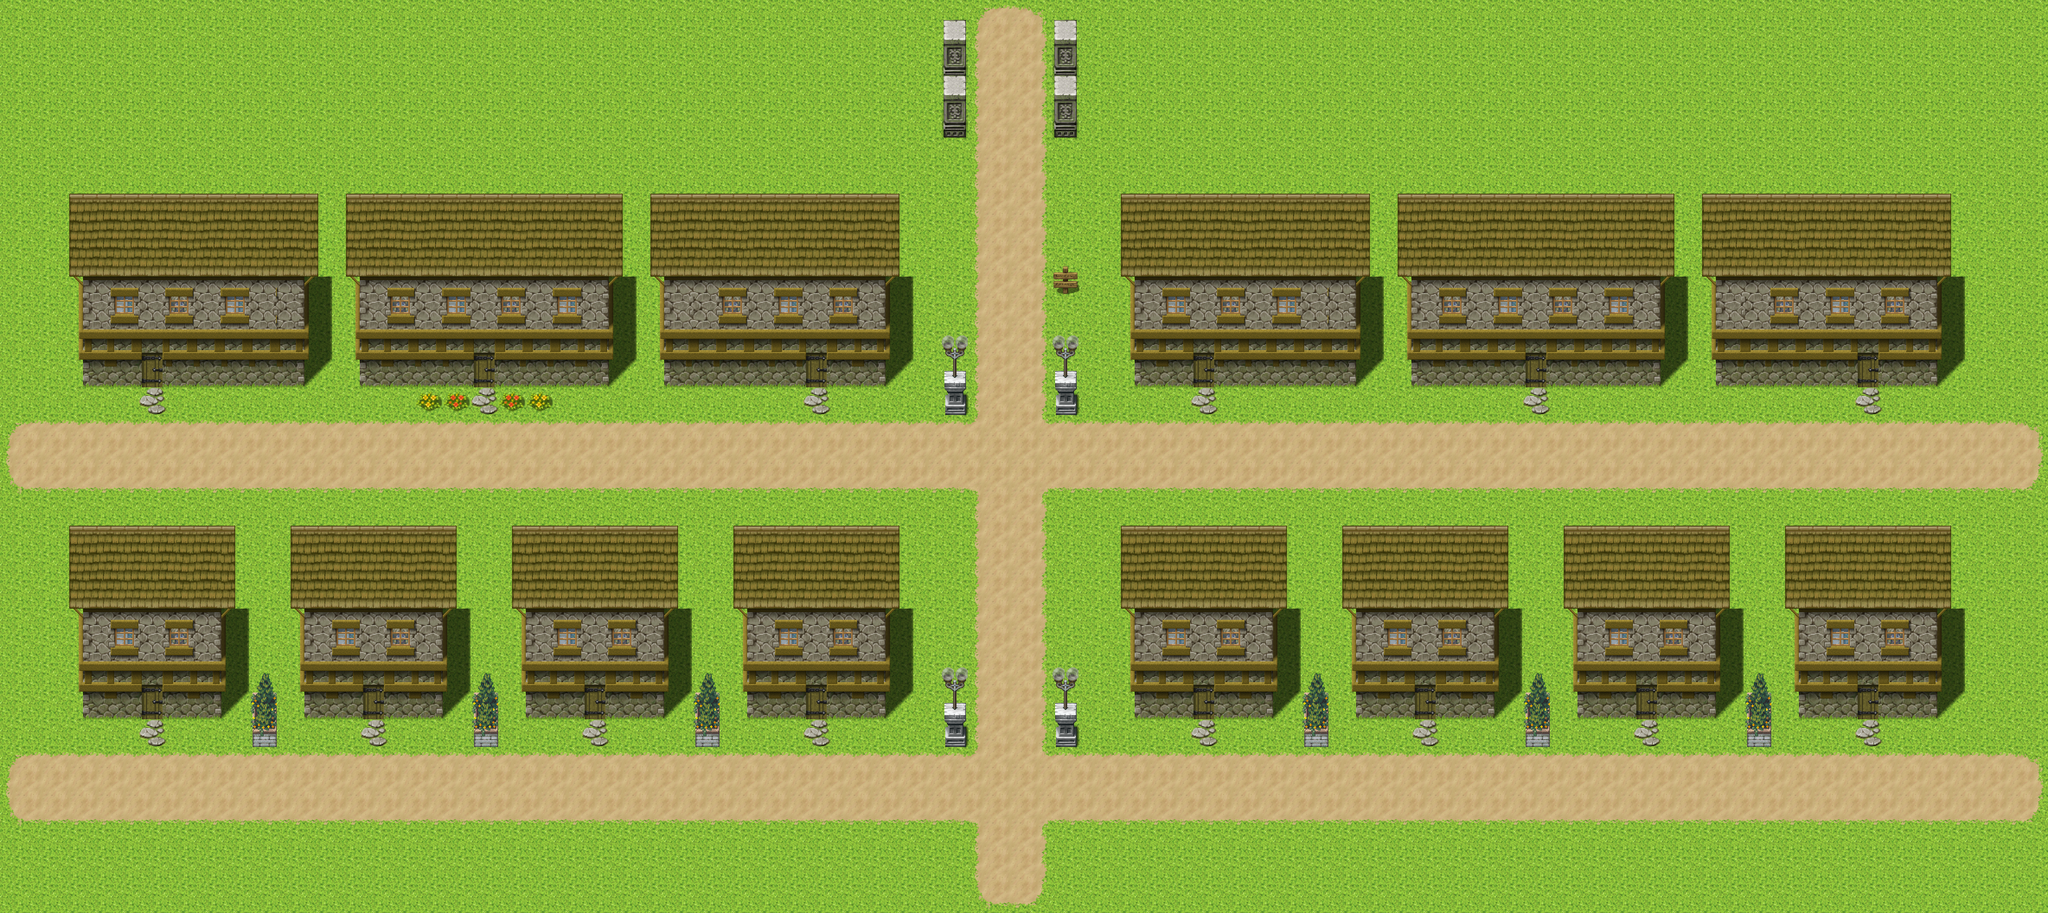

A 2D game scene composited from a Tiled map and its tileset images. What follows is a short description and the map's XML, with each tile layer's data collapsed to a summary:
An orthogonal 74x33 tile map with 64x64 px tiles, 5 tile layers (Background_2, Background_1, Field, Collision_Objects, ...), 3 tilesets and 54 objects (12x Cycle, 6x toCastle, 3x toWorld, START).

<map version="1.0" orientation="orthogonal" renderorder="right-down" width="74" height="33" tilewidth="64" tileheight="64" nextobjectid="109">
 <tileset firstgid="1" name="64_town_tileset" tilewidth="64" tileheight="64" tilecount="320" columns="8">
  <image source="64_town_tileset.png" width="512" height="2600" />
 </tileset>
 <tileset firstgid="321" name="64_forest_tileset" tilewidth="64" tileheight="64" tilecount="144" columns="16">
  <image source="64_forest_tileset.png" width="1024" height="576" />
 </tileset>
 <tileset firstgid="465" name="64_castle_tileset" tilewidth="64" tileheight="64" tilecount="1632" columns="8">
  <image source="64_castle_tileset.png" width="512" height="13072" />
 </tileset>
 <layer name="Background_2" width="74" height="33">
  <data>[2442 cells, 2442 non-empty, 2 distinct tile ids]</data>
 </layer>
 <layer name="Background_1" width="74" height="33">
  <data>[2442 cells, 2442 non-empty, 2 distinct tile ids]</data>
 </layer>
 <layer name="Field" width="74" height="33">
  <data>[2442 cells, 2442 non-empty, 3 distinct tile ids]</data>
 </layer>
 <layer name="Collision_Objects" width="74" height="33">
  <data>[2442 cells, 858 non-empty, 50 distinct tile ids]</data>
 </layer>
 <objectgroup name="Collision">
  <object id="2" x="2160" y="192" width="96" height="160" />
  <object id="3" x="2432" y="192" width="64" height="144" />
  <object id="8" x="2160" y="896" width="96" height="80" />
  <object id="9" x="2432" y="896" width="64" height="64" />
  <object id="10" x="2176" y="1664" width="64" height="64" />
  <object id="11" x="2432" y="1664" width="64" height="64" />
  <object id="12" x="1600" y="1600" width="64" height="128" />
  <object id="14" x="1088" y="1600" width="64" height="128" />
  <object id="15" x="576" y="1600" width="64" height="128" />
  <object id="16" x="3008" y="1600" width="64" height="128" />
  <object id="17" x="3520" y="1600" width="64" height="128" />
  <object id="18" x="4032" y="1600" width="64" height="128" />
  <object id="19" x="1728" y="1408" width="320" height="256" />
  <object id="23" x="1216" y="1408" width="320" height="256" />
  <object id="25" x="704" y="1408" width="320" height="256" />
  <object id="26" x="192" y="1408" width="320" height="256" />
  <object id="27" x="2624" y="1408" width="320" height="256" />
  <object id="28" x="3136" y="1408" width="320" height="256" />
  <object id="31" x="3648" y="1408" width="320" height="256" />
  <object id="32" x="4160" y="1408" width="320" height="256" />
  <object id="33" x="2624" y="640" width="512" height="256" />
  <object id="34" x="3264" y="640" width="576" height="256" />
  <object id="35" x="3968" y="640" width="512" height="256" />
  <object id="36" x="192" y="640" width="512" height="256" />
  <object id="37" x="1520" y="640" width="544" height="272" />
  <object id="38" x="800" y="640" width="640" height="272" />
  <object id="74" x="16" y="128" width="4736" height="208" />
  <object id="77" x="448" y="144" width="128" height="1968" />
  <object id="79" x="0" y="1952" width="4736" height="224" />
  <object id="80" x="3936" y="64" width="128" height="1968" />
  <object id="93" x="2432" y="608" width="64" height="80">
   <properties>
    <property name="Scene" value="Sign" />
   </properties>
  </object>
 </objectgroup>
 <objectgroup name="Events">
  <object id="43" name="toCastle" x="2240" y="304" width="64" height="64">
   <properties>
    <property name="Event" value="castle.tmx" />
   </properties>
  </object>
  <object id="46" name="toWorld" x="2240" y="1904" width="64" height="64">
   <properties>
    <property name="Event" value="field.tmx" />
   </properties>
  </object>
  <object id="54" name="toCastle" x="2304" y="304" width="64" height="64">
   <properties>
    <property name="Event" value="castle.tmx" />
   </properties>
  </object>
  <object id="55" name="toCastle" x="2368" y="304" width="64" height="64">
   <properties>
    <property name="Event" value="castle.tmx" />
   </properties>
  </object>
  <object id="56" name="toCastle" x="2240" y="368" width="64" height="64">
   <properties>
    <property name="Event" value="castle.tmx" />
   </properties>
  </object>
  <object id="57" name="toCastle" x="2368" y="368" width="64" height="64">
   <properties>
    <property name="Event" value="castle.tmx" />
   </properties>
  </object>
  <object id="58" name="toCastle" x="2304" y="368" width="64" height="64">
   <properties>
    <property name="Event" value="castle.tmx" />
   </properties>
  </object>
  <object id="59" name="toWorld" x="2368" y="1904" width="64" height="64">
   <properties>
    <property name="Event" value="field.tmx" />
   </properties>
  </object>
  <object id="60" name="toWorld" x="2304" y="1904" width="64" height="64">
   <properties>
    <property name="Event" value="field.tmx" />
   </properties>
  </object>
 </objectgroup>
 <layer name="Overlay" width="74" height="33">
  <data>[2442 cells, 368 non-empty, 25 distinct tile ids]</data>
 </layer>
 <objectgroup name="Setup">
  <properties>
   <property name="music" value="town.wav" />
   <property name="script" value="Scene1.txt" />
  </properties>
  <object id="61" name="ACTOR" type="Cycle" x="1856" y="896" width="64" height="64">
   <properties>
    <property name="Direction" value="South" />
    <property name="Scene" value="ResdinDialogue" />
    <property name="Texture" value="Resdin" />
   </properties>
  </object>
  <object id="62" name="START" x="2304" y="448" width="64" height="64">
   <properties>
    <property name="Direction" value="South" />
   </properties>
  </object>
  <object id="65" name="ACTOR" type="Cycle" x="2048" y="1728" width="64" height="64">
   <properties>
    <property name="Direction" value="West" />
    <property name="Scene" value="Bob" />
    <property name="Texture" value="Villager" />
   </properties>
  </object>
  <object id="94" x="2432" y="640" width="64" height="64">
   <properties>
    <property name="Direction" value="South" />
    <property name="Scene" value="Sign" />
    <property name="Texture" value="Empty" />
   </properties>
  </object>
  <object id="96" name="ACTOR" type="Cycle" x="3520" y="960" width="64" height="64">
   <properties>
    <property name="Direction" value="West" />
    <property name="Scene" value="Mitch" />
    <property name="Texture" value="Villager" />
   </properties>
  </object>
  <object id="97" name="ACTOR" type="Cycle" x="3520" y="896" width="64" height="64">
   <properties>
    <property name="Direction" value="West" />
    <property name="Scene" value="Mira" />
    <property name="Texture" value="Villager" />
   </properties>
  </object>
  <object id="98" name="ACTOR" type="Cycle" x="3392" y="896" width="64" height="64">
   <properties>
    <property name="Direction" value="East" />
    <property name="Scene" value="Harris" />
    <property name="Texture" value="Villager" />
   </properties>
  </object>
  <object id="99" name="ACTOR" type="Cycle" x="2944" y="1792" width="64" height="64">
   <properties>
    <property name="Direction" value="West" />
    <property name="Scene" value="Tina" />
    <property name="Texture" value="Villager" />
   </properties>
  </object>
  <object id="103" name="ACTOR" type="Cycle" x="960" y="1664" width="64" height="64">
   <properties>
    <property name="Direction" value="West" />
    <property name="Scene" value="Francis" />
    <property name="Texture" value="Villager" />
   </properties>
  </object>
  <object id="104" name="ACTOR" type="Cycle" x="1024" y="1664" width="64" height="64">
   <properties>
    <property name="Direction" value="West" />
    <property name="Scene" value="Angelica" />
    <property name="Texture" value="Villager" />
   </properties>
  </object>
  </objectgroup>
</map>
<!-- 4 of 54 objects omitted -->
